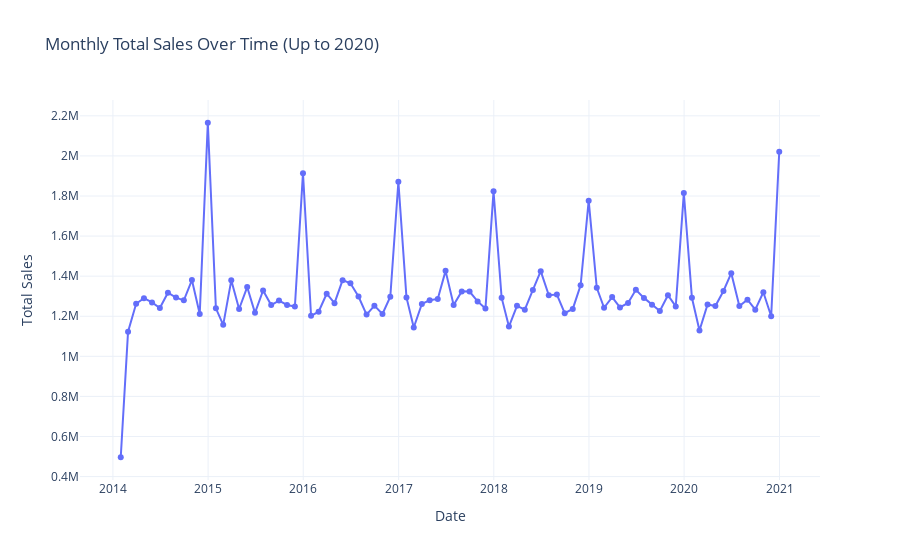
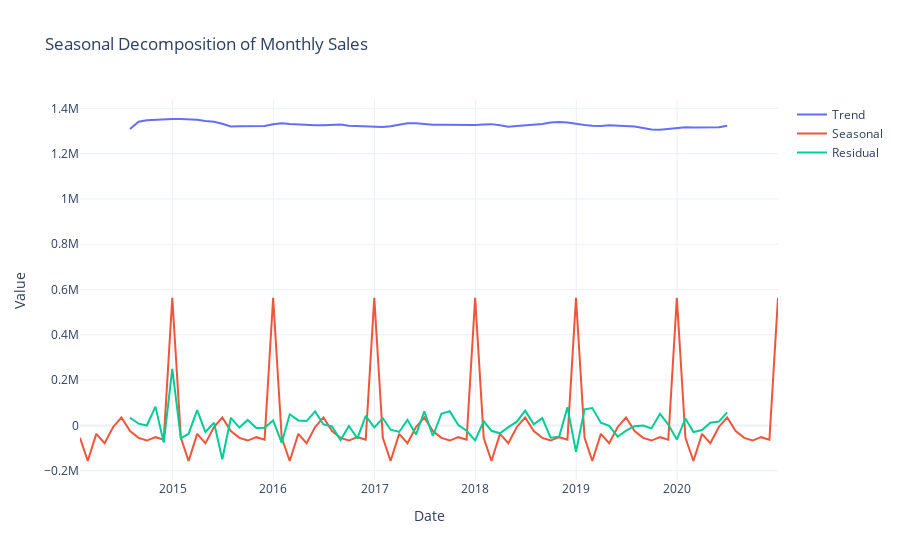

Here is the notebook cell these charts were saved with, in order:
### Code cell
from statsmodels.tsa.seasonal import seasonal_decompose


# If 'purchase_date' is missing, identify the correct column name
if 'purchase_date' not in data.columns:
    # Let's assume the correct column name is 'PurchaseDate'
    if 'PurchaseDate' in data.columns:
        data.rename(columns={'PurchaseDate': 'purchase_date'}, inplace=True)
    else:
        print("Error: 'purchase_date' column not found in the DataFrame.")
        print("Available columns:", data.columns.tolist())
        # Exit or raise an error to prevent further issues
        raise KeyError("'purchase_date' column not found in the DataFrame.")

# Now proceed with the data preprocessing
data['purchase_date'] = pd.to_datetime(data['purchase_date'], errors='coerce')
data = data[data['purchase_date'] <= '2020-12-31']
data = data.dropna(subset=['total_price', 'purchase_date'])
data.set_index('purchase_date', inplace=True)
data['total_price'] = pd.to_numeric(data['total_price'], errors='coerce')

# Proceed with the seasonal decomposition
monthly_sales = data['total_price'].resample('M').sum()

# Plot monthly sales
fig = go.Figure()

fig.add_trace(go.Scatter(
    x=monthly_sales.index,
    y=monthly_sales.values,
    mode='lines+markers',
    marker=dict(symbol='circle'),
    name='Total Sales'
))

fig.update_layout(
    title='Monthly Total Sales Over Time (Up to 2020)',
    xaxis_title='Date',
    yaxis_title='Total Sales',
    template='plotly_white'
)

fig.show()

# Perform seasonal decomposition
decomposition = seasonal_decompose(monthly_sales, model='additive')

# Plot the decomposition
fig = go.Figure()

fig.add_trace(go.Scatter(
    x=decomposition.trend.index,
    y=decomposition.trend,
    mode='lines',
    name='Trend'
))

fig.add_trace(go.Scatter(
    x=decomposition.seasonal.index,
    y=decomposition.seasonal,
    mode='lines',
    name='Seasonal'
))

fig.add_trace(go.Scatter(
    x=decomposition.resid.index,
    y=decomposition.resid,
    mode='lines',
    name='Residual'
))

fig.update_layout(
    title='Seasonal Decomposition of Monthly Sales',
    xaxis_title='Date',
    yaxis_title='Value',
    template='plotly_white'
)

fig.show()
